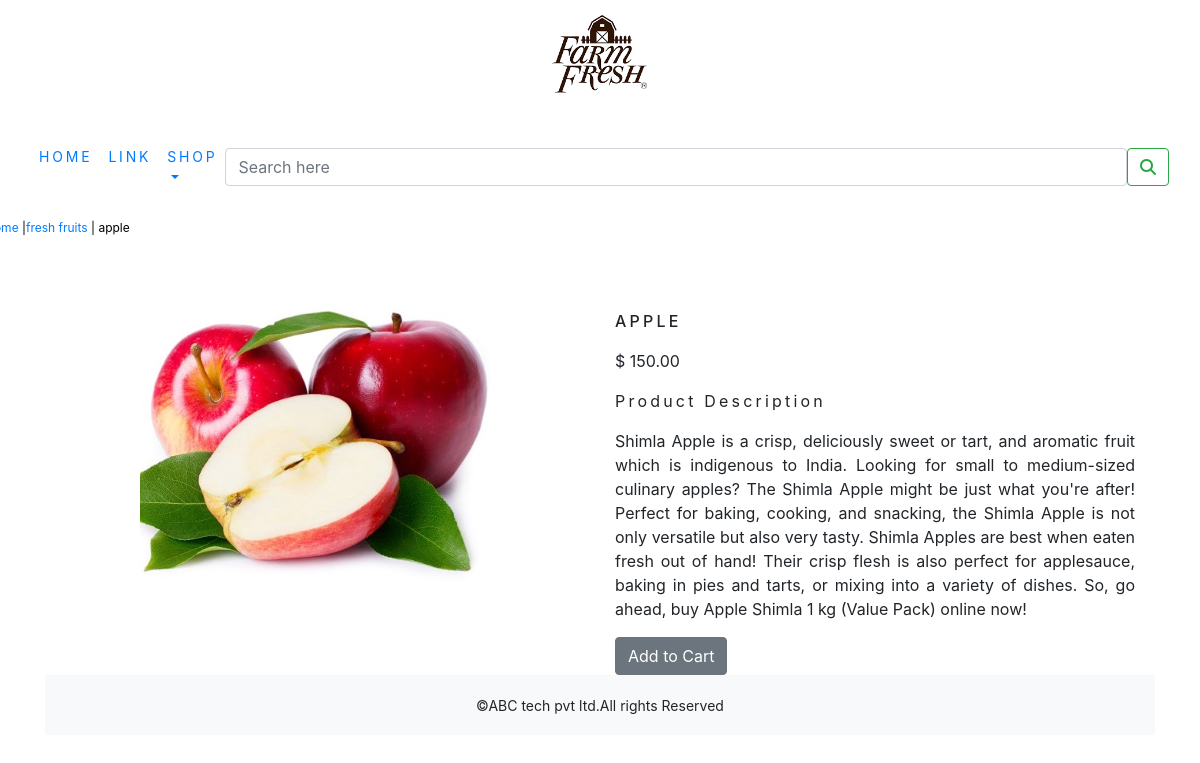
The page /fresh-fruits/apple/ on the database its author committed.
### shop/models.py (models this page shows, shortened)
class Product(models.Model):
    name=models.CharField(max_length=250,unique=True)
    slug=models.SlugField(max_length=250,unique=True)
    description=models.TextField(blank=True)
    price=models.DecimalField(max_digits=10,decimal_places=2)
    category=models.ForeignKey(Category,on_delete=models.CASCADE)
    image=models.ImageField(upload_to='product',blank=True)
    stock=models.IntegerField()
    available=models.BooleanField(default=True)
    created=models.DateTimeField(auto_now_add=True)
    updated=models.DateTimeField(auto_now=True)
    class Meta:
        ordering=('name',)
        verbose_name = 'product'
        verbose_name_plural = 'products'

class Category(models.Model):
    name=models.CharField(max_length=250,unique=True)
    slug=models.SlugField(max_length=250,unique=True)
    description=models.TextField(blank=True)
    image=models.ImageField(upload_to='category',blank=True)
    class Meta:
        ordering=('name',)
        verbose_name='category'
        verbose_name_plural='categories'
    def get_url(self):
        return reverse('shop:products_by_category',args=[self.slug])
    def __str__(self):
        return '{}'.format(self.name)

### shop/views.py (the view)
# urls.py: path('<slug:c_slug>/<slug:product_slug>/',views.proDetail,name='prodCatDetail')
def proDetail(request,c_slug,product_slug):
    try:
        product=Product.objects.get(category__slug=c_slug,slug=product_slug)
    except Exception as e:
        raise e
    return render(request,'product.html',{'product':product})

### cart/context_processors.py (called while the page is built)
def counter(request):
    item_count = 0
    if 'admin' in request.path:
        return {}
    else:
        try:
            cart=Cart.objects.filter(cart_id=_cart_id(request))
            car_items=CartItem.objects.all().filter(cart=cart[:1])
            for cart_item in car_items:
                item_count += cart_item.quantity
        except Cart.DoesNotExist:
            item_count =0
    return dict(item_count=item_count)

### cart/views.py (called while the page is built)
def _cart_id(request):
    cart=request.session.session_key
    if not cart:
        cart=request.session.create()
    return cart

### shop/context_processors.py (called while the page is built)
def menu_links(request):
    links=Category.objects.all()
    return dict(links=links)

### templates/product.html (shortened to what this page needs)
{% extends 'base.html' %}
{% load static %}
{% block content %}
<div class="row my_prod_row_class">
    <div class="mx_auto">
        <p><a href="{% url 'shop:allProdCat' %}">Home</a> |<a href ="{{product.category.get_url}}">{{product.category}}</a> | {{product.name}}</p>
    </div>
</div>
<div class="container">
<br>
<div class="row">
    <div class="col-12 col-sm-12 col-md-12 col-lg-6 text-center">
        <div style="min-width:18rem">
            <img src="{{product.image.url}}" alt="{{product.name}}">
        </div>
    </div>
        <div class="col-12 col-sm-12 col-md-12 col-lg-6">
            <div>
            <h1 class="my_prod_title">{{product.name}}</h1>
            <p> $ {{product.price}}</p>
            <p class="my_title">Product Description</p>
            <p class="text-justify my_prod_text">{{product.description}}</p>
            {% if product.stock <= 0 %}
            <p class="text-justify my_prod_text"><b>Out of stock</b></p>
            {% else %}
            <a class="btn btn-secondary" href="{% url 'cart:add_cart' product.id %}">Add to Cart</a>
        </div>
            {% endif %}
    </div>
</div>
    {% endblock %}

### static/css/custom.css (style rules this page uses)
body { font-family: 'Roboto Condensed', sans-serif; }
.my_title { font-size:16px; text_transform:uppercase; letter-spacing:.2em; }
.my_prod_row_class { padding-top:15px; padding-bottom:20px; }
.my_prod_row_class .mx_auto { color:#000; font-size:12px; text-decoration:none: }
.my_prod_title { font-size:16px; text-transform:uppercase; letter-spacing:.2em; padding-top:15px; padding-bottom:10px; }
.my_prod_text { padding-right:20px; }

### rows shown on the page
Product: category "fresh fruits", name "apple", image (picture), name "APPLE", price "150.00", description "Shimla Apple is a crisp, deliciously sweet or tart, and aromatic fruit which is indigenous to India. Looking for small to medium-sized culinary apples? The Shimla Apple might be just what you're after! Perfect for baking, cooking, and snacking, the Shimla Apple is not only versatile but also very tasty. Shimla Apples are best when eaten fresh out of hand! Their crisp flesh is also perfect for applesauce, baking in pies and tarts, or mixing into a variety of dishes. So, go ahead, buy Apple Shimla 1 kg (Value Pack) online now!"
